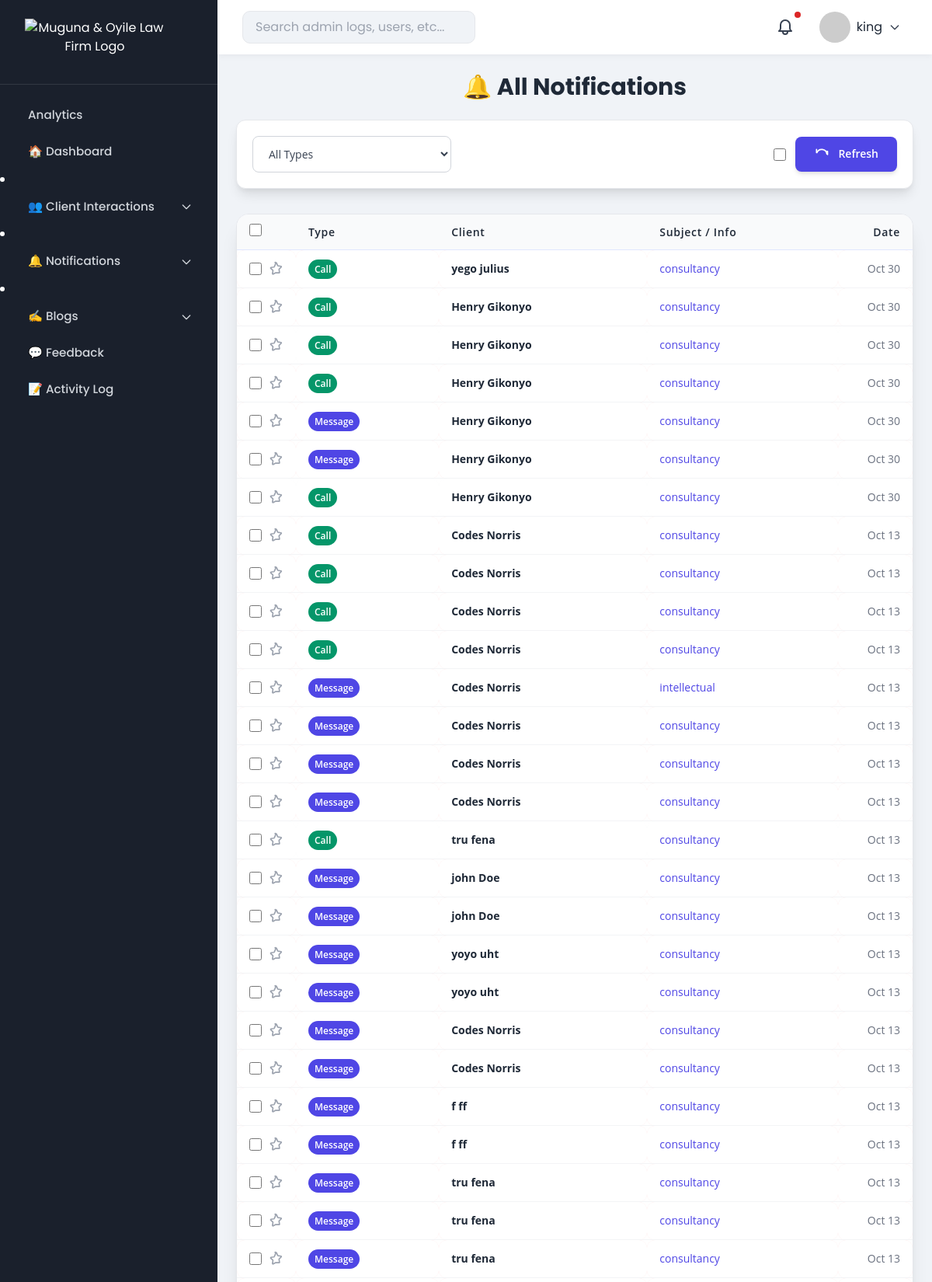
The app's page /admin-dashboard/notifications/ (signed in, upper part) with its own data.
### advocates/models.py (models this page shows, shortened)
class ScheduledCall(models.Model):
    first_name = models.CharField(max_length=50)
    last_name = models.CharField(max_length=50)
    email = models.EmailField()
    phone_number = models.CharField(max_length=20)
    subject = models.CharField(max_length=50, choices=LEGAL_SERVICES)
    date = models.DateField()
    time_slot = models.TimeField()
    is_confirmed = models.BooleanField(default=False)
    is_read = models.BooleanField(default=False)
    is_red_flag = models.BooleanField(default=False)
    created_at = models.DateTimeField(auto_now_add=True)
    reminder_sent = models.BooleanField(default=False)
    class Meta:
        ordering = ["-created_at"]

class ContactMessage(models.Model):
    first_name = models.CharField(max_length=50)
    last_name = models.CharField(max_length=50)
    email = models.EmailField()
    phone_number = models.CharField(max_length=20)
    subject = models.CharField(max_length=50, choices=LEGAL_SERVICES)
    message = models.TextField()
    created_at = models.DateTimeField(auto_now_add=True)
    is_read = models.BooleanField(default=False)
    is_red_flag = models.BooleanField(default=False)
    reminder_sent = models.BooleanField(default=False)
    class Meta:
        ordering = ["-created_at"]

### advocates/admin_views.py (the view)
# urls.py: path('admin-dashboard/notifications/', admin_views.all_notifications, name='all_notifications'),
@login_required
@user_passes_test(lambda u: u.is_staff)
def all_notifications(request):
    now = timezone.now()
    notifications = []
    ContactMessage.objects.filter(is_read=False, created_at__lte=now - timedelta(hours=48)).update(is_red_flag=True)
    ScheduledCall.objects.filter(is_read=False, created_at__lte=now - timedelta(hours=48)).update(is_red_flag=True)
    for msg in ContactMessage.objects.all().order_by('-created_at'):
        notifications.append({
            "type": "message",
            "client": f"{msg.first_name} {msg.last_name}",
            "subject": msg.subject,
            "created_at": msg.created_at,
            "red_flag": msg.is_red_flag,
        })
    for call in ScheduledCall.objects.all().order_by('-created_at'):
        notifications.append({
            "type": "call",
            "client": f"{call.first_name} {call.last_name}",
            "subject": getattr(call, "subject", "Call"),
            "created_at": call.created_at,
            "red_flag": call.is_red_flag,
        })
    notifications.sort(key=lambda x: x["created_at"], reverse=True)
    return render(request, 'admin_dashboard/all_notifications.html', {
        'notifications': notifications
    })

### advocates/templates/admin_dashboard/all_notifications.html (shortened to what this page needs)
{% extends "admin_dashboard/base_admin.html" %}
{% load static %}
{% block dashboard_content %}
<div class="p-4 sm:p-6 max-w-7xl mx-auto">
    <h1 class="text-2xl sm:text-3xl font-bold mb-6 text-gray-800 font-header text-center" style="font-family: 'Poppins', serif;">🔔 All Notifications</h1>
    <div class="mb-8 flex flex-col sm:flex-row sm:items-center sm:justify-between bg-white p-5 rounded-xl shadow-lg border border-gray-200">
        <div class="relative w-full sm:w-64 mb-4 sm:mb-0">
            <select id="typeFilter"
                    class="w-full border border-gray-300 rounded-lg px-4 py-3 text-sm text-gray-700 focus:ring-indigo-500 focus:border-indigo-500 bg-white font-content"
                    style="font-family: 'Open Sans', sans-serif;">
                <option value="">All Types</option>
            </select>
        </div>
        <div class="flex items-center space-x-3">
            <input type="checkbox" id="selectAllHeader" class="h-4 w-4 text-indigo-600 border-gray-300 rounded focus:ring-indigo-500">
            <button class="px-6 py-3 bg-indigo-600 text-white rounded-lg hover:bg-indigo-700 transition duration-300 shadow-md font-semibold text-sm font-content"
                    title="Refresh" onclick="window.location.reload()" style="font-family: 'Open Sans', sans-serif;">
                <svg class="w-5 h-5 inline-block mr-2" fill="none" stroke="currentColor" viewBox="0 0 24 24" xmlns="http://www.w3.org/2000/svg">
                    <path stroke-linecap="round" stroke-linejoin="round" stroke-width="2" d="M4 4v5h.582m15.356 2A8.001 8.001 0 004.582 9m15.356-2H21v5"></path>
                </svg>
                Refresh
            </button>
        </div>
    </div>
    <div class="overflow-x-auto border border-gray-200 rounded-2xl shadow-2xl bg-white">
        <table class="min-w-[800px] w-full table-auto border-collapse">
            <thead class="bg-indigo-50 top-0 z-10 border-b border-indigo-100">
                <tr>
                    <th class="px-4 py-3 text-left font-semibold text-gray-800 tracking-wider text-sm font-content w-12 sm:w-16">
                        <input type="checkbox" id="selectAllHeaderTable" class="h-4 w-4 text-indigo-600 border-gray-300 rounded focus:ring-indigo-500">
                    </th>
                    <th class="px-4 py-3 text-left font-semibold text-gray-800 tracking-wider text-sm font-content">Type</th>
                    <th class="px-4 py-3 text-left font-semibold text-gray-800 tracking-wider text-sm font-content">Client</th>
                    <th class="px-4 py-3 text-left font-semibold text-gray-800 tracking-wider text-sm font-content">Subject / Info</th>
                    <th class="px-4 py-3 text-right font-semibold text-gray-800 tracking-wider text-sm font-content w-20 sm:w-24">Date</th>
                </tr>
            </thead>
            <tbody id="notificationsTable" class="divide-y divide-gray-100">
                {% for item in notifications %}
                <tr class="notification-row hover:bg-indigo-50/30 transition-colors duration-150 cursor-pointer {% if item.red_flag %}bg-red-100{% endif %}"
                    data-notification-id="{{ item.id }}"
                    data-type="{{ item.type }}"
                    data-client="{{ item.client|default:'N/A' }}"
                    data-subject="{{ item.subject|default:'N/A' }}"
                    data-created-at="{{ item.created_at|date:'d M Y H:i' }}"
                    data-is-read="{{ item.is_read|yesno:'true,false' }}"
                    data-is-starred="{{ item.is_starred|yesno:'true,false' }}"
                    data-red-flag="{{ item.red_flag|yesno:'true,false' }}">
                    <td class="px-4 py-3 text-center">
                        <div class="flex items-center space-x-2">
                            <input type="checkbox" class="h-4 w-4 text-indigo-600 border-gray-300 rounded focus:ring-indigo-500 notification-checkbox">
                            <svg class="w-5 h-5 {% if item.is_starred %}text-yellow-500{% else %}text-gray-400 hover:text-yellow-500{% endif %} transition-colors star-icon"
                                 fill="{% if item.is_starred %}currentColor{% else %}none{% endif %}"
                                 stroke="currentColor" viewBox="0 0 24 24" xmlns="http://www.w3.org/2000/svg">
                                <path stroke-linecap="round" stroke-linejoin="round" stroke-width="2"
                                      d="M11.049 2.152A.75.75 0 0112 2.25c.54 0 1.059.324 1.309.854l1.83 3.868a.75.75 0 00.56.439l4.385.637a.75.75 0 01.417 1.27l-3.17 3.093a.75.75 0 00-.215.688l.75 4.363a.75.75 0 01-1.082.784L12 18.017l-3.921 2.067a.75.75 0 01-1.082-.784l.75-4.363a.75.75 0 00-.215-.688l-3.17-3.093a.75.75 0 01.417-1.27l4.385-.637a.75.75 0 00.56-.439l1.83-3.868a.75.75 0 01.309-.854z"></path>
                            </svg>
                        </div>
                    </td>
                    <td class="px-4 py-3">
                        {% if item.type == 'message' %}
                            <span class="px-2 py-1 bg-indigo-600 text-white rounded-full text-xs font-semibold font-content" style="font-family: 'Open Sans', sans-serif;">Message</span>
                        {% elif item.type == 'call' %}
                            <span class="px-2 py-1 bg-green-600 text-white rounded-full text-xs font-semibold font-content" style="font-family: 'Open Sans', sans-serif;">Call</span>
                        {% endif %}
                    </td>
                    <td class="px-4 py-3 text-sm font-semibold text-gray-800 font-content {% if not item.is_read %}font-bold{% endif %}" style="font-family: 'Open Sans', sans-serif;">
                        {{ item.client|default:"N/A" }}
                    </td>
                    <td class="px-4 py-3 text-sm font-medium text-indigo-600 font-content" style="font-family: 'Open Sans', sans-serif;">
                        {{ item.subject|default:"N/A" }}
                    </td>
                    <td class="px-4 py-3 text-sm text-gray-500 text-right relative font-content" style="font-family: 'Open Sans', sans-serif;">
                        <div class="date-column transition-opacity duration-150">
                            {{ item.created_at|date:"M d" }}
                        </div>
                    </td>
                </tr>
                {% empty %}
                <tr>
                    <td colspan="5" class="px-4 py-10 text-center text-gray-500 font-content" style="font-family: 'Open Sans', sans-serif;">
                        No notifications found.
                    </td>
                </tr>
                {% endfor %}
            </tbody>
        </table>
    </div>
</div>
{% endblock %}

### advocates/templates/admin_dashboard/base_admin.html (shortened to what this page needs)
{% load static %}
<!DOCTYPE html>
<html lang="en">
<head>
<link href="https://cdn.jsdelivr.net/npm/tailwindcss@2.2.19/dist/tailwind.min.css" rel="stylesheet">
</head>
<body>
<div class="dashboard">
<div class="sidebar" id="sidebar">
    <div class="logo-container">
        <a href="{% url 'home' %}" aria-label="Muguna & Oyile Home">
            <img src="{% static 'images/admin_logo.png' %}"
                 alt="Muguna & Oyile Law Firm Logo"
                 width="180"
                 height="60"
                 loading="eager">
        </a>
    </div>
    <nav>
        <a href="{% url 'analytics_dashboard' %}" class="{% if request.resolver_match.url_name == 'analytics_dashboard' %}active{% endif %} px-4 py-2 text-gray-300 hover:bg-gray-800 rounded">Analytics</a>
        <a href="{% url 'admin_dashboard_home' %}" class="{% if request.resolver_match.url_name == 'admin_dashboard_home' %}active{% endif %}">🏠 Dashboard</a>
        <li x-data="{ open: false }" class="relative">
            <button @click="open = !open" class="w-full flex items-center justify-between px-4 py-2 hover:bg-gray-800 rounded text-gray-300 font-medium focus:outline-none">
                <span class="flex items-center gap-2">👥 Client Interactions</span>
                <svg :class="{ 'rotate-180': open }" class="w-4 h-4 text-gray-300 transition-transform duration-200" fill="none" stroke="currentColor" viewBox="0 0 24 24">
                    <path stroke-linecap="round" stroke-linejoin="round" stroke-width="2" d="M19 9l-7 7-7-7"/>
                </svg>
            </button>
        </li>
        <li x-data="{ open: false }" class="relative">
            <button @click="open = !open" class="w-full flex items-center justify-between px-4 py-2 hover:bg-gray-800 rounded text-gray-300 font-medium focus:outline-none">
                <span class="flex items-center gap-2">🔔 Notifications</span>
                <svg :class="{ 'rotate-180': open }" class="w-4 h-4 text-gray-300 transition-transform duration-200" fill="none" stroke="currentColor" viewBox="0 0 24 24">
                    <path stroke-linecap="round" stroke-linejoin="round" stroke-width="2" d="M19 9l-7 7-7-7"/>
                </svg>
            </button>
        </li>
        <li x-data="{ open: false }" class="relative">
    <button @click="open = !open" class="w-full flex items-center justify-between px-4 py-2 hover:bg-gray-800 rounded text-gray-300 font-medium focus:outline-none">
        <span class="flex items-center gap-2">✍️ Blogs</span>
        <svg :class="{ 'rotate-180': open }" class="w-4 h-4 text-gray-300 transition-transform duration-200" fill="none" stroke="currentColor" viewBox="0 0 24 24">
            <path stroke-linecap="round" stroke-linejoin="round" stroke-width="2" d="M19 9l-7 7-7-7"/>
        </svg>
    </button>
</li>
        <a href="{% url 'feedback_page' %}" class="{% if request.resolver_match.url_name == 'feedback_page' %}active{% endif %} px-4 py-2 text-gray-300 hover:bg-gray-800 rounded">💬 Feedback</a>
        <a href="{% url 'admin_dashboard_activity' %}" class="{% if request.resolver_match.url_name == 'admin_dashboard_activity' %}active{% endif %} px-4 py-2 text-gray-300 hover:bg-gray-800 rounded">📝 Activity Log</a>
    </nav>
</div>
    <div class="main">
        <div class="topbar">
            <div style="display:flex;align-items:center;gap:1rem;">
                <input type="text" placeholder="Search admin logs, users, etc...">
            </div>
            <div class="flex items-center gap-4">
                <div class="relative inline-block">
                    <button id="notificationBell" class="relative p-2 rounded-full hover:bg-gray-200 focus:outline-none">
                        <span id="notificationDot" class="hidden absolute top-0 right-0 block h-2 w-2 rounded-full bg-red-600"></span>
                    </button>
                </div>
                <div class="relative">
                    <button id="profileButton" class="flex items-center gap-2 p-2 rounded hover:bg-gray-200 focus:outline-none">
                        <img src="https://i.pravatar.cc/40?img=1" alt="Profile" class="avatar">
                        <span>{{ admin_name|default:"Admin User" }}</span>
                        <svg class="w-4 h-4 text-gray-700" xmlns="http://www.w3.org/2000/svg" fill="none" viewBox="0 0 24 24" stroke="currentColor">
                            <path stroke-linecap="round" stroke-linejoin="round" stroke-width="2" d="M19 9l-7 7-7-7" />
                        </svg>
                    </button>
                </div>
            </div>
        </div>
        <div class="content">
            {% block dashboard_content %}{% endblock dashboard_content %}
        </div>
    </div>
</div>
</body>
</html>

### records on screen
ScheduledCall: subject "consultancy", created_at "Oct 30"
ScheduledCall: subject "consultancy", created_at "Oct 30"
ScheduledCall: subject "consultancy", created_at "Oct 30"
ScheduledCall: subject "consultancy", created_at "Oct 30"
ContactMessage: subject "consultancy", created_at "Oct 30"
ContactMessage: subject "consultancy", created_at "Oct 30"
ScheduledCall: subject "consultancy", created_at "Oct 30"
ScheduledCall: subject "consultancy", created_at "Oct 13"
ScheduledCall: subject "consultancy", created_at "Oct 13"
ScheduledCall: subject "consultancy", created_at "Oct 13"
ScheduledCall: subject "consultancy", created_at "Oct 13"
ContactMessage: subject "intellectual", created_at "Oct 13"
ContactMessage: subject "consultancy", created_at "Oct 13"
ContactMessage: subject "consultancy", created_at "Oct 13"
ContactMessage: subject "consultancy", created_at "Oct 13"
ScheduledCall: subject "consultancy", created_at "Oct 13"
ContactMessage: subject "consultancy", created_at "Oct 13"
ContactMessage: subject "consultancy", created_at "Oct 13"
ContactMessage: subject "consultancy", created_at "Oct 13"
ContactMessage: subject "consultancy", created_at "Oct 13"
ContactMessage: subject "consultancy", created_at "Oct 13"
ContactMessage: subject "consultancy", created_at "Oct 13"
ContactMessage: subject "consultancy", created_at "Oct 13"
ContactMessage: subject "consultancy", created_at "Oct 13"
ContactMessage: subject "consultancy", created_at "Oct 13"
ContactMessage: subject "consultancy", created_at "Oct 13"
ContactMessage: subject "consultancy", created_at "Oct 13"

### other values on screen
{{ admin_name|default:"Admin User" }} "king"
{{ item.client|default:"N/A" }} "yego julius" "Henry Gikonyo" "Henry Gikonyo" "Henry Gikonyo" "Henry Gikonyo" "Henry Gikonyo" "Henry Gikonyo" "Codes Norris" "Codes Norris" "Codes Norris" "Codes Norris" "Codes Norris" "Codes Norris" "Codes Norris" "Codes Norris" "tru fena" "john Doe" "john Doe" "yoyo uht" "yoyo uht" "Codes Norris" "Codes Norris" "f ff" "f ff" "tru fena" "tru fena" "tru fena"
